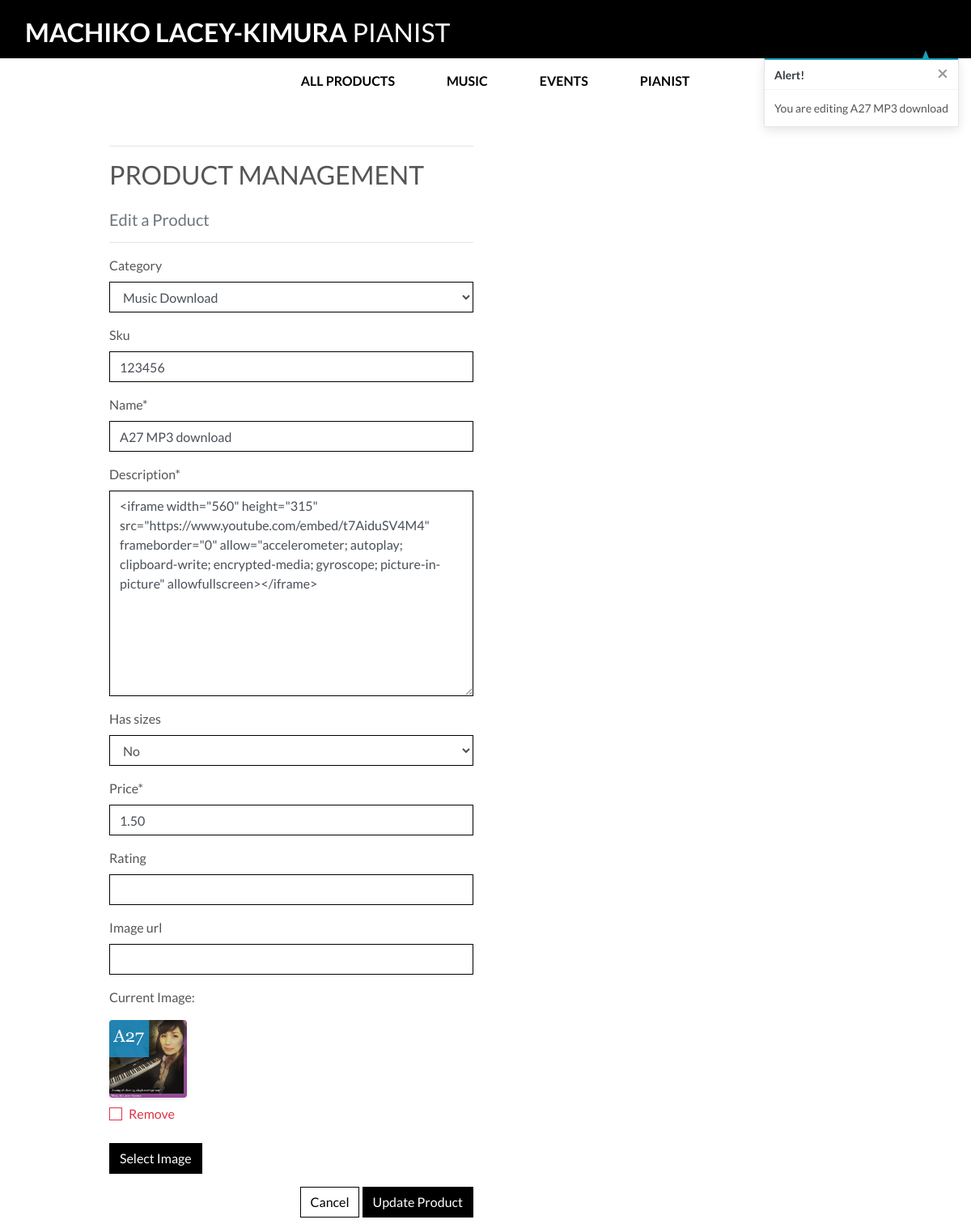
Page /products/edit/1/ (signed in) on the committed database.
### products/models.py (models this page shows, shortened)
class Product(models.Model):
    category = models.ForeignKey('Category', null=True, blank=True, on_delete=models.SET_NULL)
    sku = models.CharField(max_length=254, null=True, blank=True)
    name = models.CharField(max_length=254)
    description = models.TextField()
    has_sizes = models.BooleanField(default=False, null=True, blank=True)
    price = models.DecimalField(max_digits=6, decimal_places=2)
    rating = models.DecimalField(max_digits=6, decimal_places=2, null=True, blank=True)
    image_url = models.URLField(max_length=1024, null=True, blank=True)
    image = models.ImageField(null=True, blank=True)

### products/views.py (the view)
# urls.py: path('edit/<int:product_id>/', views.edit_product, name='edit_product'),
@login_required
def edit_product(request, product_id):
    if not request.user.is_superuser:
        messages.error(request, 'Sorry, only store owners can do that.')
        return redirect(reverse('home'))
    product = get_object_or_404(Product, pk=product_id)
    if request.method == 'POST':
        form = ProductForm(request.POST, request.FILES, instance=product)
        if form.is_valid():
            form.save()
            messages.success(request, 'Successfully updated product!')
            return redirect(reverse('product_detail', args=[product.id]))
        else:
            messages.error(request, 'Failed to update product. Please ensure the form is valid.')
    else:
        form = ProductForm(instance=product)
        messages.info(request, f'You are editing {product.name}')
    template = 'products/edit_product.html'
    context = {
        'form': form,
        'product': product,
    }
    return render(request, template, context)

### products/forms.py
class ProductForm(forms.ModelForm):
    class Meta:
        model = Product
        fields = '__all__'
    image = forms.ImageField(label='Image', required=False, widget=CustomClearableFileInput)
    def __init__(self, *args, **kwargs):
        super().__init__(*args, **kwargs)
        categories = Category.objects.all()
        friendly_names = [(c.id, c.get_friendly_name()) for c in categories]
        self.fields['category'].choices = friendly_names
        for field_name, field in self.fields.items():
            field.widget.attrs['class'] = 'border-black rounded-0'

### bag/contexts.py (called while the page is built, shortened)
def bag_contents(request):
    bag_items = []
    total = 0
    product_count = 0
    bag = request.session.get('bag', {})
    if total < settings.FREE_DELIVERY_THRESHOLD:
        delivery = total * Decimal(settings.STANDARD_DELIVERY_PERCENTAGE / 100)
        free_delivery_delta = settings.FREE_DELIVERY_THRESHOLD - total
    else:
        delivery = 0
        free_delivery_delta = 0
    grand_total = delivery + total
    context = {
        'bag_items': bag_items,
        'total': total,
        'product_count': product_count,
        'delivery': delivery,
        'free_delivery_delta': free_delivery_delta,
        'free_delivery_threshold': settings.FREE_DELIVERY_THRESHOLD,
        'grand_total': grand_total,
    }
    return context

### products/models.py (called while the page is built)
    def get_friendly_name(self):
        return self.friendly_name

### products/templates/products/edit_product.html (shortened to what this page needs)
{% extends "base.html" %}
{% load static %}
{% block page_header %}
    <div class="container header-container">
    </div>
{% endblock %}
{% block content %}
    <div class="overlay"></div>
    <div class="container">
        <div class="row">
            <div class="col-12 col-md-6">
                <hr>
                <h2 class="logo-font mb-4">Product Management</h2>
                <h5 class="text-muted">Edit a Product</h5>
                <hr>
            </div>
        </div>
        <div class="row">
            <div class="col-12 col-md-6">
                <form method="POST" action="{% url 'edit_product' product.id %}" class="form mb-2" enctype="multipart/form-data">
                    {% for field in form %}
                        {% if field.name != 'image' %}
                            {{ field | as_crispy_field }}
                        {% else %}
                            {{ field }}
                        {% endif %}
                    {% endfor %}
                    <div class="text-right">
                        <a class="btn btn-outline-black rounded-0" href="{% url 'products' %}">Cancel</a>
                        <button class="btn btn-black rounded-0" type="submit">Update Product</button>
                    </div>
                </form>
            </div>
        </div>
    </div>
{% endblock %}

### static/css/base.css (style rules this page uses)
html { height: 100%; }
body { height: calc(100vh - 164px); color: #555; font-family: 'Lato', sans-serif; }
.logo-font { text-transform: uppercase; }
.btn-black { background: black; color: white; }
.btn-outline-black { background: white; color: black !important; border: 1px solid black; }
.border-black { border: 1px solid black !important; }
.overlay { height: 100%; width: 100%; top: 0; left: 0; position: fixed; background: white; z-index: -1; }
@media (min-width: 1200px) { .container { max-width: 80%; } }
@media (min-width: 992px) { .header-container { padding-top: 164px; } }

### rows in the picture
Product: category "Music Download" "123456" "A27 MP3 download" "<iframe width=\"560\" height=\"315\" src=\"https://www.youtube.com/embed/t7AiduSV4M4\" frameborder=\"0\" allow=\"accelerometer; autoplay; clipboard-write; encrypted-media; gyroscope; picture-in-picture\" allowfullscreen></iframe>" "No" "1.50"

### other values in the picture
{{ message }} "You are editing A27 MP3 download"
{{ widget.initial_text }} "Current Image"
{{ widget.clear_checkbox_label }} "Remove"
